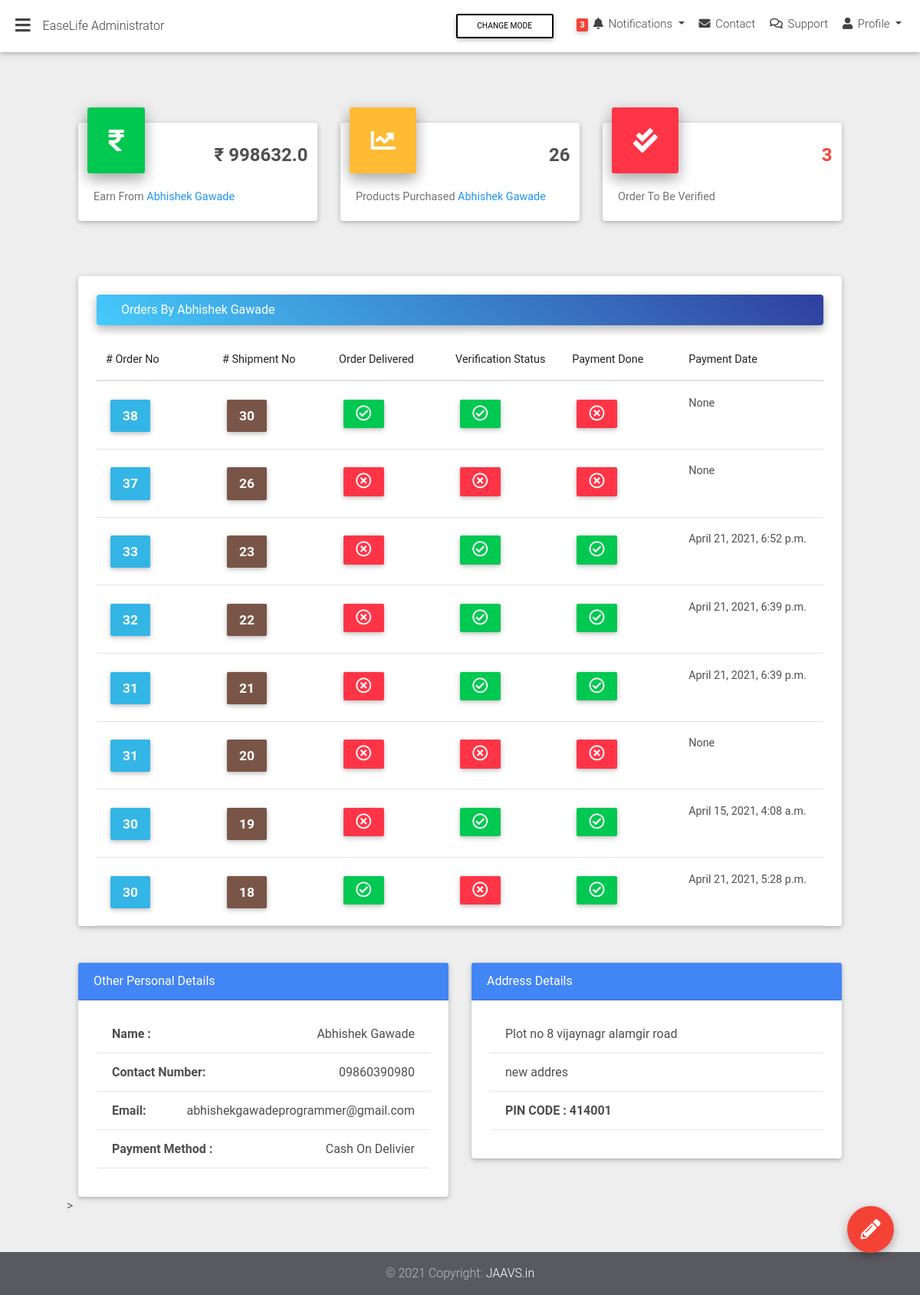
Screenshot of /easylife-admin/user-details/1/ with the database file from the repository.
### base/models.py (models this page shows, shortened)
class ShippmentOrder(models.Model):
    user=models.ForeignKey(settings.AUTH_USER_MODEL,on_delete=models.CASCADE)
    order=models.ForeignKey('Order',on_delete=models.CASCADE)
    verify_order = models.BooleanField(default=False,blank=True)
    verify_done_date= models.DateTimeField(blank=True,null=True)
    delivered= models.BooleanField(default=False,blank=True)
    delivered_done_date= models.DateTimeField(blank=True,null=True)
    payment_done=models.BooleanField(default=False,blank=True)
    payment_done_date= models.DateTimeField(blank=True,null=True)
    class Meta:
        verbose_name = "ShippmentOrder"
        verbose_name_plural = "ShippmentOrders"

class Order(models.Model):
    user = models.ForeignKey(settings.AUTH_USER_MODEL,on_delete=models.CASCADE)
    items =models.ManyToManyField(OrderItem)
    ordered = models.BooleanField(default=False)
    start_date =models.DateTimeField(auto_now_add=True)
    ordered_date = models.DateTimeField()
    billing_address=models.ForeignKey('BillingAddress',on_delete=models.SET_NULL,blank=True,null=True)
    def get_total(self):
        total=0
        for order_item in self.items.all():
            total +=order_item.get_final_price()
        return total

class BillingAddress(models.Model):
    user=models.ForeignKey(settings.AUTH_USER_MODEL,on_delete=models.CASCADE)
    city=models.CharField(max_length=20)
    phone_number=models.CharField(max_length=20)
    street_address=models.CharField(max_length=250)
    apartment_address=models.CharField(max_length=250)
    pin_code=models.CharField(max_length=10)
    payment_option = models.CharField(choices=PAYMENTS_CHOICES,max_length=1,default='S')
    class Meta:
        verbose_name = ("Billing Address")
        verbose_name_plural = ("Billing Adresss")

### easylife_admin/views.py (the view)
# urls.py: path('user-details/<pk>/', user_details, name='user_details'),
def user_details(request,pk):
	user=get_object_or_404(User,pk=pk)
	shippment_order_user= ShippmentOrder.objects.filter(user=user)
	earn_money=0
	item_purchased=0
	no_verified=ShippmentOrder.objects.filter(user=user,verify_order=False).count()
	for shippment_order in shippment_order_user.filter(verify_order=True,payment_done=True):
		earn_money+=shippment_order.order.get_total()
		item_purchased+=shippment_order.order.items.count()
	return render(request,'easylife_admin/user_detail_view.html',{
		'shippment_order_user':shippment_order_user[::-1],
		'user':user,'earn_money':earn_money,'item_purchased':item_purchased,'no_verified':no_verified,'last_order':shippment_order_user.last()})

### base/models.py (called while the page is built)
    def get_total_item_price(self):
        return self.qauntity * self.item.price

    def get_total_discount_price(self):
        return self.qauntity * self.item.discount_price

    def get_final_price(self):
        if self.item.discount_price:
            return self.get_total_discount_price()
        return self.get_total_item_price()

### templates/easylife_admin/user_detail_view.html (shortened to what this page needs)
{% extends "easylife_admin/admin_base.html" %}
{% load static %}
{% block content %}
    <div class="container-fluid">
      <section class="mt-md-4 pt-md-2 mb-5 pb-4">
        <div class="row">
          <div class="col-xl-4 col-md-6 mb-xl-0 mb-4">
            <div class="card card-cascade cascading-admin-card">
              <div class="admin-up">
                <i class="fas fa-rupee-sign success-color mr-3 z-depth-2"></i>
                <div class="data">
                  <h4 class="font-weight-bold dark-grey-text">₹ {{earn_money}}</h4>
                </div>
              </div>
              <div class="card-body card-body-cascade">
                <p class="card-text">Earn From <span class="blue-text">{{user.get_full_name}}</span></p>
              </div>
            </div>
          </div>
          <div class="col-xl-4 col-md-6 mb-xl-0 mb-4">
            <div class="card card-cascade cascading-admin-card">
              <div class="admin-up">
                <i class="fas fa-chart-line warning-color mr-3 z-depth-2"></i>
                <div class="data">
                  <h4 class="font-weight-bold dark-grey-text">{{item_purchased}}</h4>
                </div>
              </div>
              <div class="card-body card-body-cascade">
                <p class="card-text">Products Purchased <span class="blue-text">{{user.get_full_name}}</span></p>
              </div>
            </div>
          </div>
          <div class="col-xl-4 col-md-6 mb-md-0 mb-4">
            <div class="card card-cascade cascading-admin-card">
              <div class="admin-up">
                <i class="fas fa-check-double danger-color lighten-1 mr-3 z-depth-2"></i>
                <div class="data">
                  <h4 class="font-weight-bold danger-grey-text">
                    <span class="red-text">{{no_verified}}</span>
                  </h4>
                </div>
              </div>
              <div class="card-body card-body-cascade">
                <p class="card-text">Order To Be Verified</p>
              </div>
            </div>
          </div>
        </div>
      </section>
      <section class="mb-5">
        <div class="card card-cascade narrower">
          <section>
            <br>
            <div class="card card-cascade narrower z-depth-0">
              <div
                class="view view-cascade gradient-card-header blue-gradient narrower py-2 mx-4 mb-3 d-flex justify-content-between align-items-center">
                <a href="" class="white-text mx-3">Orders By {{ user.get_full_name }}</a>
              </div>
              <div class="px-4">
                <div class="table-responsive">
                  <table class="table table-hover mb-0">
                    <thead>
                      <tr>
                        <th class="th-lg"># Order No</th>
                        <th class="th-lg"># Shipment No</th>
                        <th class="th-lg">Order Delivered </th>
                        <th class="th-lg">Verification Status</th>
                        <th class="th-lg">Payment Done</th>
                        <th class="th-lg">Payment Date</th>
                      </tr>
                    </thead>
                    <tbody>
                      {% for row in shippment_order_user %}
                      <tr>
                        <td>
                       <a href='' style="color:white">
                            <button type="button" class="btn btn-info btn-sm px-3">
                              <b style="font-size:170%">{{row.order.id}}</b>
                            </button>
                      </a>
                      </td>
                        <td>
                        <a href='' style="color:white">
                            <button type="button" class="btn btn-brown waves-effect waves-light btn-sm px-3">
                              <b style="font-size:170%">{{row.id}}</b>
                            </button>
                      </a>
                      </td>
                        <td>
                                {% if  row.delivered %}
                                  <button type="button" class="btn btn-success btn-sm px-3">
                                      <i class="far fa-check-circle fa-2x"></i>
                                {% else %}
                                    <button type="button" class="btn btn-danger btn-sm px-3">
                                      <i class="far fa-times-circle fa-2x"></i>
                                {% endif %}
                        </td>
                        <td>
                          {% if  row.verify_order %}
                          <button type="button" class="btn btn-success btn-sm px-3">
                              <i class="far fa-check-circle fa-2x"></i>
                          {% else %}
                                <button type="button" class="btn btn-danger btn-sm px-3">
                             <i class="far fa-times-circle fa-2x"></i>
                          {% endif %}
                          </button>
                      </td>
                        <td>
                                               {% if  row.payment_done %}
                          <button type="button" class="btn btn-success btn-sm px-3">
                              <i class="far fa-check-circle fa-2x"></i>
                          {% else %}
                                <button type="button" class="btn btn-danger btn-sm px-3">
                             <i class="far fa-times-circle fa-2x"></i>
                          {% endif %}
                        </td>
                        <td>{{row.payment_done_date}}</td>
                      </tr>
                      {% endfor %}
                    </tbody>
                  </table>
                </div>
                <hr class="my-0">
              </div>
            </div>
          </section>
        </div>
      </section>
      <section class="mb-5">
        <div class="row">
          <div class="col-lg-6 col-md-12 mb-lg-0 mb-4">
            <div class="card">
              <div class="card-header white-text primary-color">
                Other  Personal Details
              </div>
              <div class="card-body text-center px-4 mb-3">
                <div class="list-group list-panel">
                  <span  class="list-group-item d-flex justify-content-between dark-grey-text">
                    <span class="float-left" style="font-weight: bold">Name :</span>{{user.get_full_name}}
                  </span>
                  <span  class="list-group-item d-flex justify-content-between dark-grey-text">
                    <span class="float-left" style="font-weight: bold">Contact Number:</span>{{last_order.order.billing_address.phone_number}}
                  </span>
                  <span  class="list-group-item d-flex justify-content-between dark-grey-text">
                    <span class="float-left" style="font-weight: bold">Email:</span>{{user.email}}
                  </span>
                  <span  class="list-group-item d-flex justify-content-between dark-grey-text">
                    <span class="float-left" style="font-weight: bold">Payment Method :</span>{{last_order.order.billing_address.get_payment_option_display}}
                  </span>
                </div>
              </div>
            </div>
          </div>
          <div class="col-lg-6 col-md-12 mb-lg-0 mb-4">
            <div class="card">
              <div class="card-header white-text primary-color">
                Address Details
              </div>
              <div class="card-body text-center px-4 mb-3">
                <div class="list-group list-panel">
                  <span  class="list-group-item d-flex justify-content-between dark-grey-text">
                    {{last_order.order.billing_address.street_address}}
                  </span>
                     <span  class="list-group-item d-flex justify-content-between dark-grey-text">
                    {{last_order.order.billing_address.apartment_address}}
                  </span>
                    <span  class="list-group-item d-flex justify-content-between dark-grey-text">
                    <span class="float-left" style="font-weight: bold">PIN CODE  : {{last_order.order.billing_address.pin_code}}</span>
                  </span>
                </div>
              </div>
            </div>
          </div>>
        </div>
      </section>
    </div>
{% endblock content %}

### rows the page displays
ShippmentOrder: order.id "38", id "30", verify_order True (drawn), payment_done False (drawn), payment_done_date "None", order.billing_address.phone_number "09860390980", order.billing_address.payment_option "Cash On Delivier", order.billing_address.street_address "Plot no 8 vijaynagr alamgir road", order.billing_address.apartment_address "new addres", order.billing_address.pin_code "414001"
ShippmentOrder: order.id "37", id "26", verify_order False (drawn), payment_done False (drawn), payment_done_date "None"
ShippmentOrder: order.id "33", id "23", verify_order True (drawn), payment_done True (drawn), payment_done_date "April 21, 2021, 6:52 p.m."
ShippmentOrder: order.id "32", id "22", verify_order True (drawn), payment_done True (drawn), payment_done_date "April 21, 2021, 6:39 p.m."
ShippmentOrder: order.id "31", id "21", verify_order True (drawn), payment_done True (drawn), payment_done_date "April 21, 2021, 6:39 p.m."
ShippmentOrder: order.id "31", id "20", verify_order False (drawn), payment_done False (drawn), payment_done_date "None"
ShippmentOrder: order.id "30", id "19", verify_order True (drawn), payment_done True (drawn), payment_done_date "April 15, 2021, 4:08 a.m."
ShippmentOrder: order.id "30", id "18", verify_order False (drawn), payment_done True (drawn), payment_done_date "April 21, 2021, 5:28 p.m."

### other values shown
{{ earn_money }} "998632.0"
{{ user.get_full_name }} "Abhishek Gawade"
{{ item_purchased }} "26"
{{ no_verified }} "3"
{{ user.email }} "abhishekgawadeprogrammer@gmail.com"
